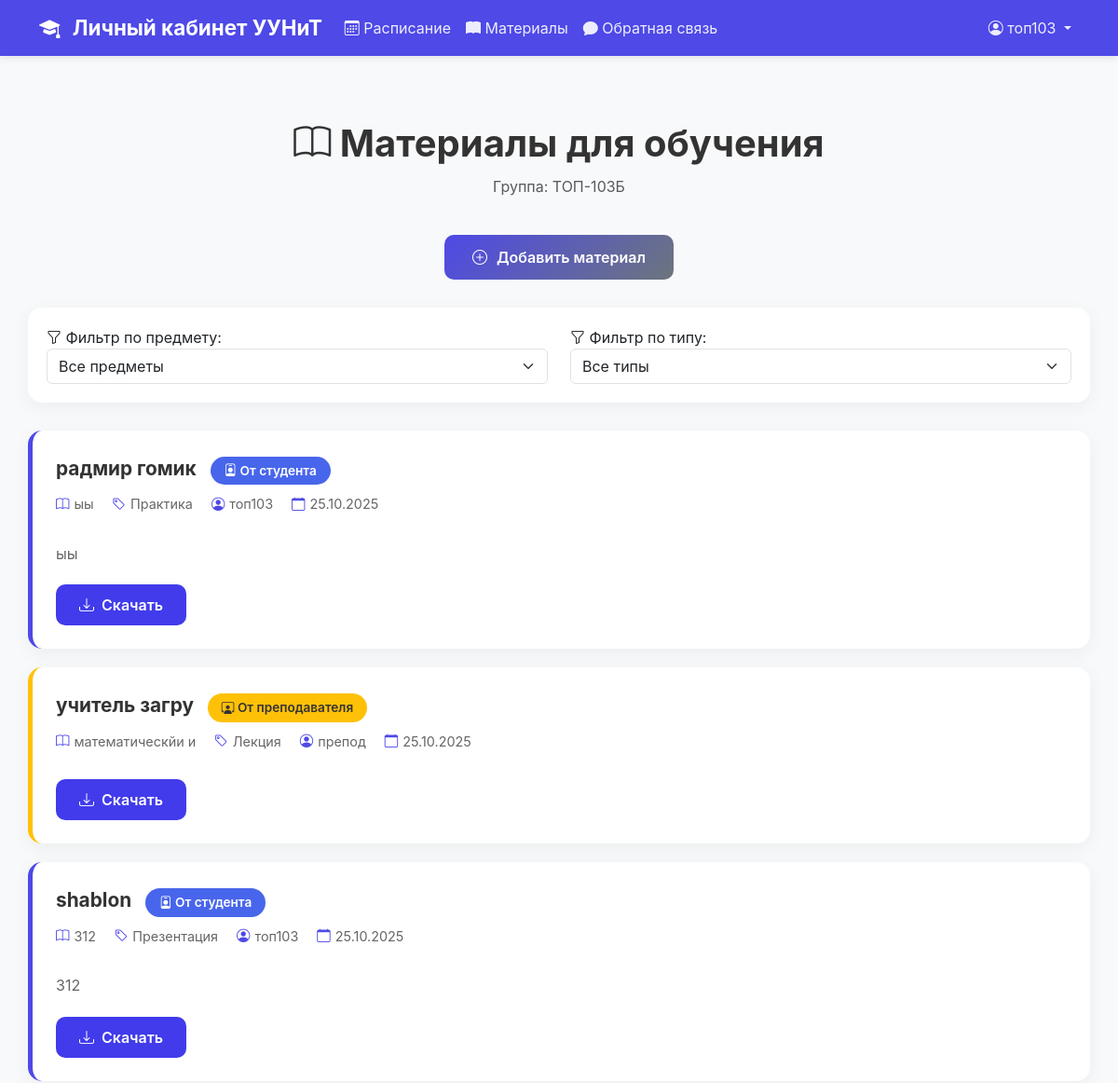
/student/materials (signed in, upper part), run on an earlier commit of the app's database.
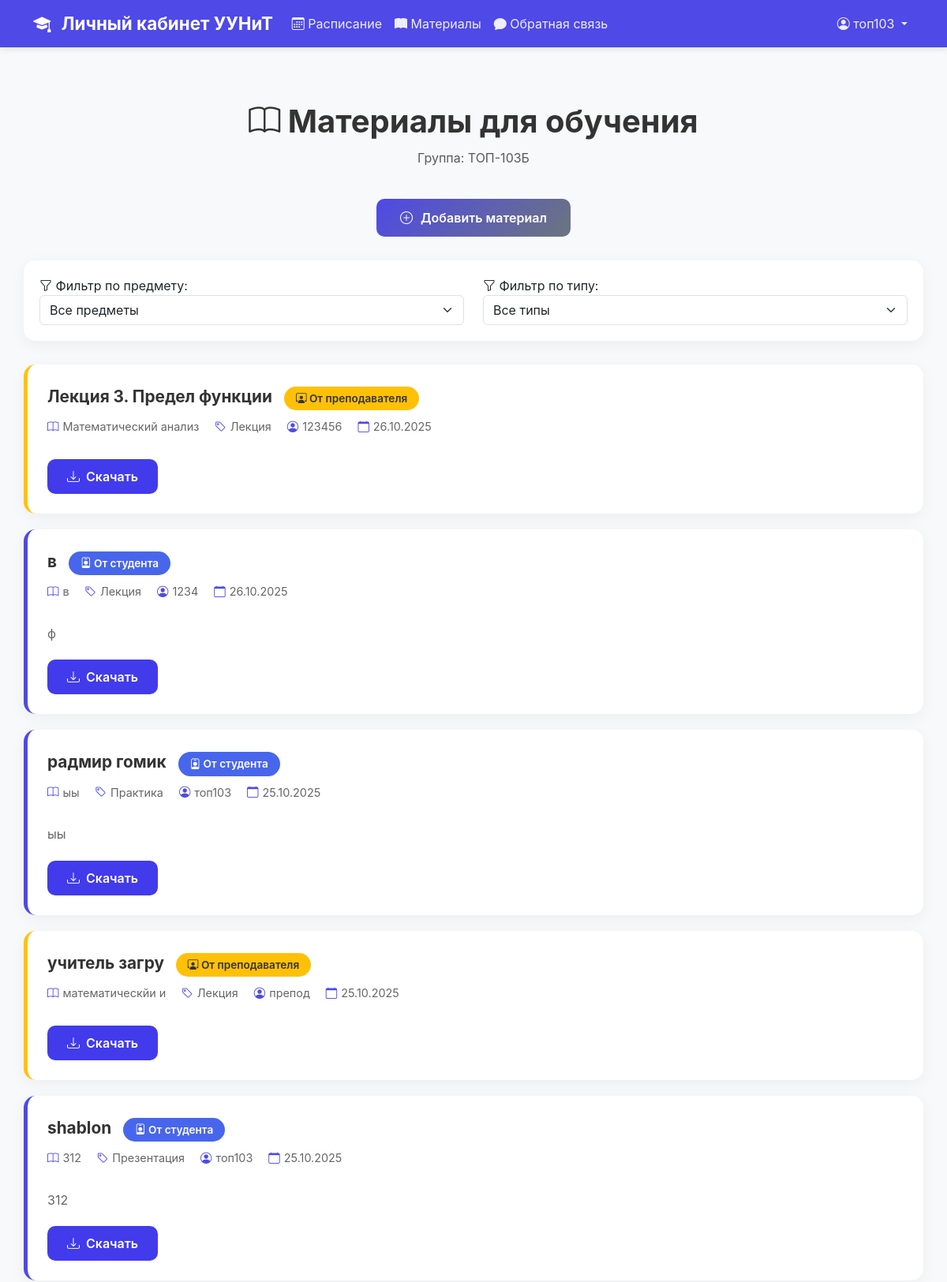
And on a later commit of the database.
### data/materials.py (models this page shows, shortened)
class Material(SqlAlchemyBase):
    __tablename__ = 'materials'
    id = sqlalchemy.Column(sqlalchemy.Integer, primary_key=True, autoincrement=True)
    group_name = sqlalchemy.Column(sqlalchemy.String, nullable=False)
    subject = sqlalchemy.Column(sqlalchemy.String, nullable=False)
    title = sqlalchemy.Column(sqlalchemy.String, nullable=False)
    description = sqlalchemy.Column(sqlalchemy.Text, nullable=True)
    file_path = sqlalchemy.Column(sqlalchemy.String, nullable=False)
    file_type = sqlalchemy.Column(sqlalchemy.String, nullable=False)
    teacher_name = sqlalchemy.Column(sqlalchemy.String, nullable=False)
    upload_date = sqlalchemy.Column(sqlalchemy.DateTime, default=sqlalchemy.func.now())
    uploaded_by_role = sqlalchemy.Column(sqlalchemy.String, default='teacher')

### app.py (the view)
@app.route('/student/materials')
@login_required_custom
def student_materials():
    if session.get('role') != 'student':
        return redirect(url_for('index'))
    current_group = session.get('group')
    db_sess = db_session.create_session()
    materials = db_sess.query(Material).filter(
        Material.group_name == current_group
    ).order_by(Material.upload_date.desc()).all()
    subjects = db_sess.query(Material.subject).filter(
        Material.group_name == current_group
    ).distinct().all()
    subjects = [s[0] for s in subjects]
    db_sess.close()
    success = request.args.get('success')
    error = request.args.get('error')
    return render_template('student_materials.html',
                           materials=materials,
                           subjects=subjects,
                           success=success,
                           error=error)

### app.py (called while the page is built)
def login_required_custom(f):
    @wraps(f)
    def decorated_function(*args, **kwargs):
        if 'user_id' not in session:
            return redirect(url_for('login'))
        return f(*args, **kwargs)
    return decorated_function

### data/db_session.py (called while the page is built)
def create_session() -> Session:
    global __factory
    return __factory()

### templates/student_materials.html (shortened to what this page needs)
{% extends "base.html" %} {% block title %}Материалы{% endblock %}  {% block content %}
<div class="container materials-container">
    <div class="materials-header">
        <h1><i class="bi bi-book"></i> Материалы для обучения</h1>
        <p class="text-muted">Группа: {{ session.group }}</p>
    </div>
    <div class="text-center">
        <a href="/student/upload_material_page" class="btn-add-material">
            <i class="bi bi-plus-circle"></i> Добавить материал
        </a>
    </div>
    <div class="filter-section">
        <div class="row align-items-center">
            <div class="col-md-6">
                <label><i class="bi bi-funnel"></i> Фильтр по предмету:</label>
                <select class="form-select" id="subjectFilter" onchange="filterMaterials()">
                    <option value="">Все предметы</option>
                </select>
            </div>
            <div class="col-md-6">
                <label><i class="bi bi-funnel"></i> Фильтр по типу:</label>
                <select class="form-select" id="typeFilter" onchange="filterMaterials()">
                    <option value="">Все типы</option>
                </select>
            </div>
        </div>
    </div>
    <div id="materialsContainer">
        {% if materials %} {% for material in materials %}
        <div class="material-card {% if material.uploaded_by_role == 'teacher' %}from-teacher{% endif %}" data-subject="{{ material.subject }}" data-type="{{ material.file_type }}">
            <div class="material-header">
                <div>
                    <div class="material-title">
                        {{ material.title }} {% if material.uploaded_by_role == 'teacher' %}
                        <span class="material-badge badge-teacher">
                                    <i class="bi bi-person-workspace"></i> От преподавателя
                                </span> {% else %}
                        <span class="material-badge badge-student">
                                    <i class="bi bi-person-badge"></i> От студента
                                </span> {% endif %}
                    </div>
                    <div class="material-meta">
                        <span class="meta-item">
                                <i class="bi bi-book"></i> {{ material.subject }}
                            </span>
                        <span class="meta-item">
                                <i class="bi bi-tag"></i> {{ material.file_type }}
                            </span>
                        <span class="meta-item">
                                <i class="bi bi-person-circle"></i> {{ material.teacher_name }}
                            </span>
                        <span class="meta-item">
                                <i class="bi bi-calendar"></i> {{ material.upload_date.strftime('%d.%m.%Y') }}
                            </span>
                    </div>
                </div>
            </div>
            {% if material.description %}
            <div class="material-description">
                {{ material.description }}
            </div>
            {% endif %}
            <a href="/download/material/{{ material.id }}" class="btn-download">
                <i class="bi bi-download"></i> Скачать
            </a>
        </div>
        {% endfor %} {% else %}
        <div class="empty-state">
            <i class="bi bi-inbox"></i>
            <h3>Материалов пока нет</h3>
            <p>Преподаватели ещё не загрузили материалы для вашей группы</p>
        </div>
        {% endif %}
    </div>
</div>
{% endblock %}

### templates/base.html (shortened to what this page needs)
<!DOCTYPE html>
<html lang="ru">
<head>
    <link href="https://cdn.jsdelivr.net/npm/bootstrap@5.3.2/dist/css/bootstrap.min.css" rel="stylesheet">
    <link rel="stylesheet" href="https://cdn.jsdelivr.net/npm/bootstrap-icons@1.11.3/font/bootstrap-icons.min.css">
</head>
<body>
    <nav class="navbar navbar-expand-lg navbar-dark">
        <div class="container">
            <a class="navbar-brand">
                <i class="bi bi-mortarboard-fill me-2"></i> Личный кабинет УУНиТ
            </a>
            <div class="collapse navbar-collapse" id="navbarNav">
                {% if session.user_id %} {% if session.role == 'student' %}
                <ul class="navbar-nav me-auto">
                    <li class="nav-item">
                        <a class="nav-link" href="/schedule">
                            <i class="bi bi-calendar3"></i> Расписание
                        </a>
                    </li>
                    <li class="nav-item">
                        <a class="nav-link" href="/student/materials">
                            <i class="bi bi-book-fill"></i> Материалы
                        </a>
                    </li>
                    <li class="nav-item">
                        <a class="nav-link" href="/tgbot">
                            <i class="bi bi-chat-fill"></i> Обратная связь
                        </a>
                    </li>
                </ul>
                {% endif %}
                <ul class="navbar-nav ms-auto">
                    <li class="nav-item dropdown">
                        <a class="nav-link dropdown-toggle" href="#" role="button" data-bs-toggle="dropdown">
                            <i class="bi bi-person-circle"></i> {{ session.username }}
                        </a>
                    </li>
                </ul>
                {% endif %}
            </div>
        </div>
    </nav>
    <div class="container main-content">
        {% block content %}{% endblock %}
    </div>
</body>
</html>

### templates/base.html (style rules this page uses)
:root { --primary-color: #4e49e7; --primary-hover: #5a54ff; --secondary-color: #6c757d; --success-color: #28a745; --danger-color: #dc3545; --warning-color: #ffc107; }
body { font-family: -apple-system, BlinkMacSystemFont, 'Segoe UI', Roboto, 'Helvetica Neue', Arial, sans-serif; background: #f8f9fa; min-height: 100vh; height: 100%; margin: 0; padding: 0; display: flex; flex-direction: column; }
.dropdown-toggle::after { transform: rotate(0deg); transition: transform 0.3s ease; }
.navbar { background: var(--primary-color) !important; box-shadow: 0 2px 8px rgba(0, 0, 0, 0.1); }
.navbar-brand { font-weight: bold; font-size: 1.4rem; }
.nav-link { color: rgba(255, 255, 255, 0.9) !important; transition: all 0.3s; }
.main-content { padding: 30px 0; flex: 1; }

### templates/student_materials.html (style rules this page uses)
.materials-container { padding: 40px 0; }
.materials-header { text-align: center; margin-bottom: 40px; }
.materials-header h1 { color: #333; font-weight: 700; margin-bottom: 10px; }
.btn-add-material { background: linear-gradient(135deg, var(--primary-color) 0%, var(--secondary-color) 100%); color: white; border: none; padding: 12px 30px; border-radius: 10px; font-weight: 600; text-decoration: none; display: inline-flex; align-items: center; gap: 10px; margin-bottom: 30px; transition: all 0.3s; }
.filter-section { background: white; padding: 20px; border-radius: 15px; box-shadow: 0 5px 20px rgba(0, 0, 0, 0.05); margin-bottom: 30px; }
.material-card { background: white; border-radius: 15px; padding: 25px; margin-bottom: 20px; box-shadow: 0 5px 20px rgba(0, 0, 0, 0.05); transition: all 0.3s; border-left: 5px solid var(--primary-color); }
.material-card.from-teacher { border-left: 5px solid #ffc107; }
.material-header { display: flex; justify-content: space-between; align-items: start; margin-bottom: 15px; }
.material-title { font-size: 1.3rem; font-weight: 700; color: #333; margin-bottom: 10px; }
.material-badge { display: inline-block; padding: 5px 15px; border-radius: 20px; font-size: 0.85rem; font-weight: 600; margin-left: 10px; }
.badge-teacher { background: #ffc107; }
.badge-student { background: #4866eb; color: white; }
.material-meta { display: flex; gap: 20px; flex-wrap: wrap; color: #666; font-size: 0.9rem; margin-bottom: 15px; }
.meta-item { display: flex; align-items: center; gap: 5px; }
.meta-item i { color: var(--primary-color); }
.material-description { color: #666; margin-bottom: 20px; line-height: 1.6; }
.btn-download { background: #413beb; color: white; padding: 10px 25px; border-radius: 10px; text-decoration: none; display: inline-flex; align-items: center; gap: 8px; font-weight: 600; transition: all 0.3s; }

What changed in the data, as far as the page shows it:
added Material: title "Лекция 3. Предел функции", uploaded_by_role "teacher" (drawn), subject "Математический анализ", file_type "Лекция", teacher_name "123456", upload_date "26.10.2025"
added Material: title "в", uploaded_by_role "student" (drawn), subject "в", file_type "Лекция", teacher_name "1234", upload_date "26.10.2025", description "ф"
